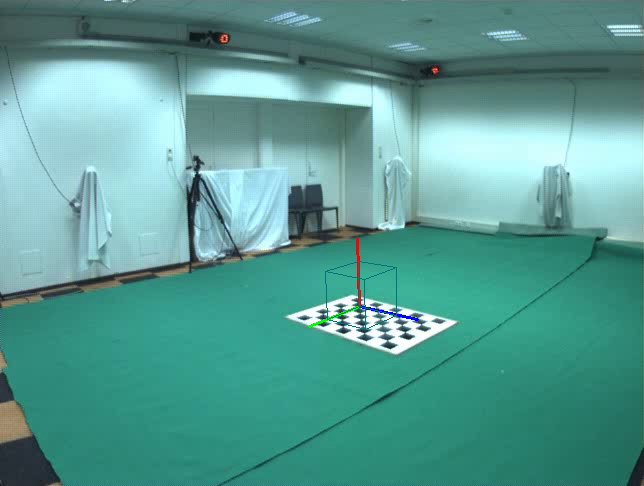
#> input picture voxel_based_3d_reconstruction/cam1.png, 644 x 486 px; its folder holds only this picture in this run
$ python -i offline_phase.py   (imports and definitions only)
#> lines starting #> are read from the running program, lines starting #| are printed output that depends on the picture
#> further down, picture is the input picture: shape (486, 644, 3); mean B, G, R 147.3, 155.4, 89.1
import numpy as np
import cv2 as cv
import glob

# From slides:
# Workflow offline:
# • Print checkerboard on piece of paper (or take a real one)
# • Measure the stride length and fill it in
# • Take a number of pictures with the camera
# • Determine camera parameters using OpenCV functions (browse!)
# • Now your camera is calibrated

# Arrays to store object points and image points from all the images.
objpoints = []  # 3d point in real world space
imgpoints = []  # 2d points in image plane.

cam_name = ''

# Create window with provided image
# [69 lines left out: functions show_image, draw_chessboard_corners, click_event, direction_step, interpolate_four_corners, determine_points_mannually, not called in this run]


# Improve image by making it black/white, adding blur and then smoothing it
def improve_image(img):
    gray = cv.cvtColor(img, cv.COLOR_BGR2GRAY)
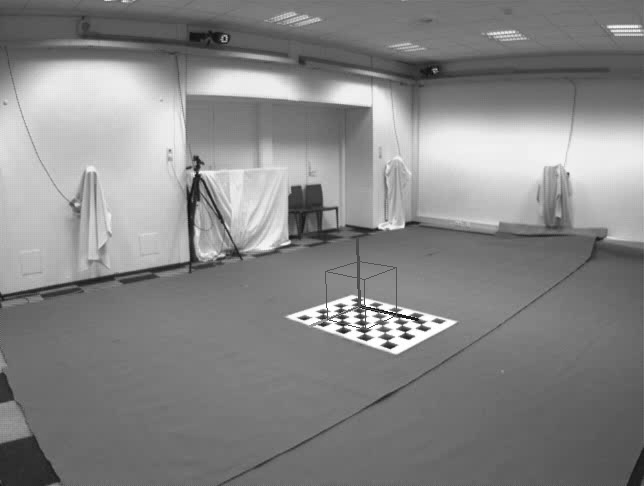
#> gray: shape (486, 644); min 11, max 255, mean 134.6
    smoothed = cv.GaussianBlur(gray, (0, 0), 3)
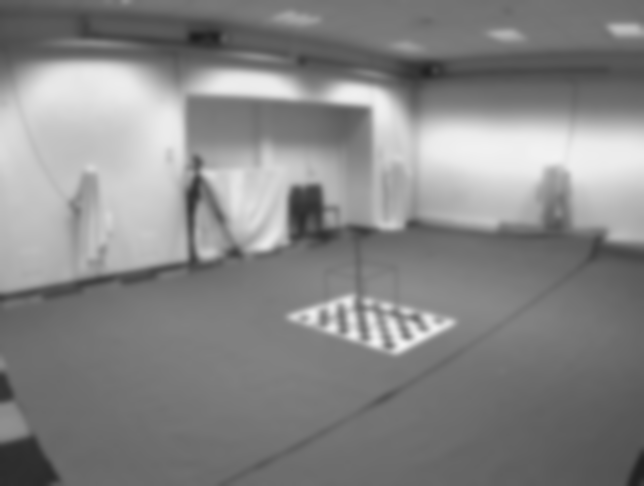
#> smoothed: shape (486, 644); min 30, max 243, mean 134.6
    return cv.addWeighted(gray, 2, smoothed, -1, 0)
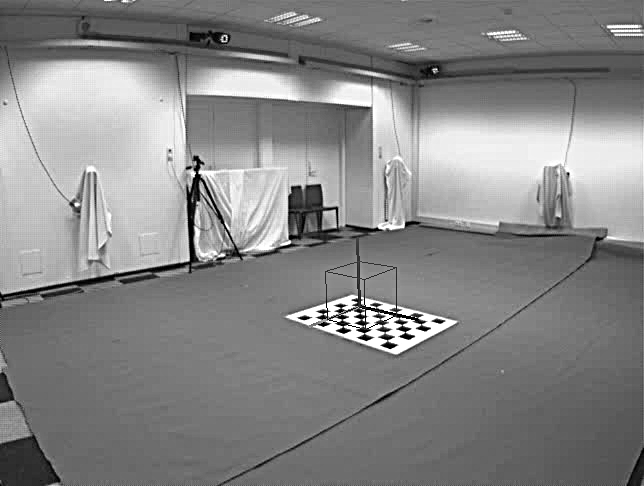
#> returned value: shape (486, 644); min 0, max 255, mean 134.3


# Try to find corners on image,
#   if corners not found, try to do it manually
# then try to place corners more precise and show the result on the image
# [43 lines left out: functions handle_image, calibrate_on_images, phase_1, not called in this run]


# Run 2:  use only ten images for which corner points were found automatically
def phase_2():
    auto_images = glob.glob('images/test/*.jpg')
    return calibrate_on_images(auto_images)


# Run 3: use only five out of the ten images in Run 2. In each run, you will calibrate the camera
# [24 lines left out: functions phase_3, execute_offline_phase, set_config, not called in this run]

>>> import cv2
>>> picture = cv2.imread('../cam1.png')
>>> result = improve_image(picture)

$ run again, on voxel_based_3d_reconstruction/cam2.png
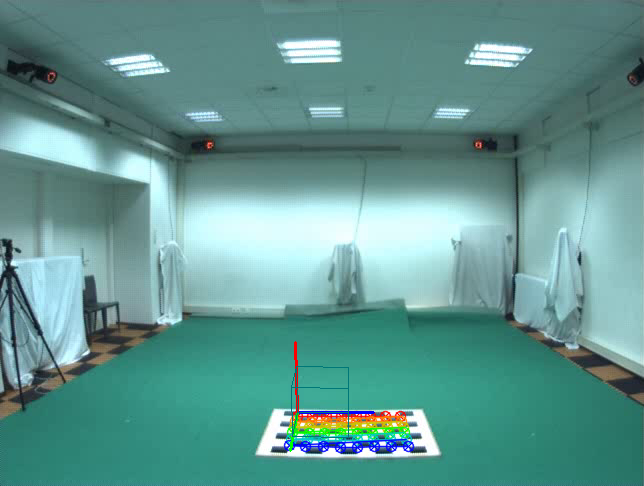
#> input picture voxel_based_3d_reconstruction/cam2.png, 644 x 486 px
#> picture is the input picture: shape (486, 644, 3); mean B, G, R 144, 149.5, 97.6
#> in improve_image, `smoothed = cv.GaussianBlur(gray, (0, 0), 3)`:
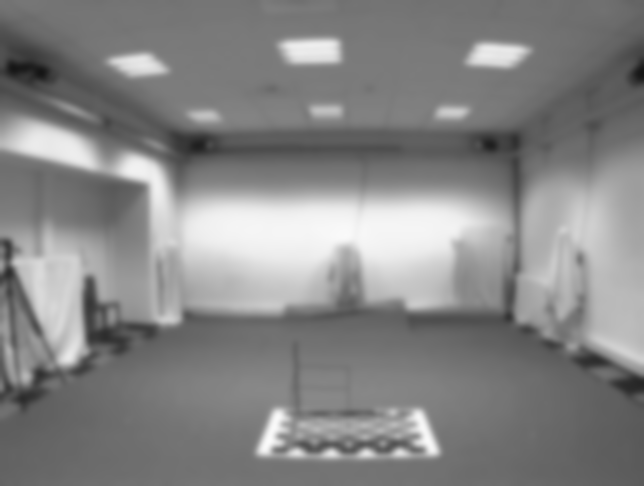
#> smoothed: shape (486, 644); min 21, max 251, mean 133.3
#> in improve_image, `return cv.addWeighted(gray, 2, smoothed, -1, 0)`:
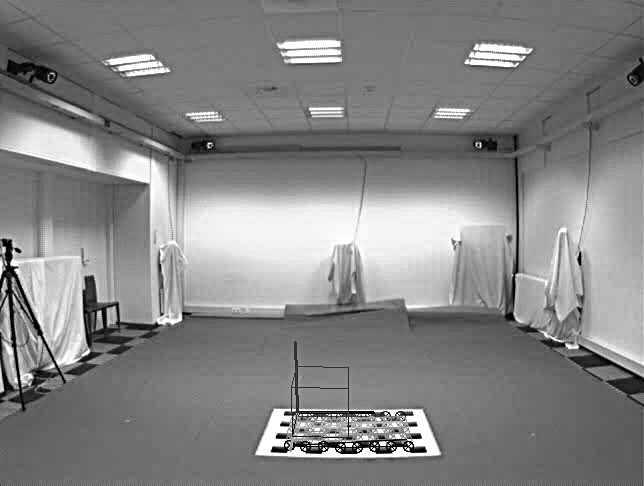
#> returned value: shape (486, 644); min 0, max 255, mean 133

$ run again, on voxel_based_3d_reconstruction/cam3.png
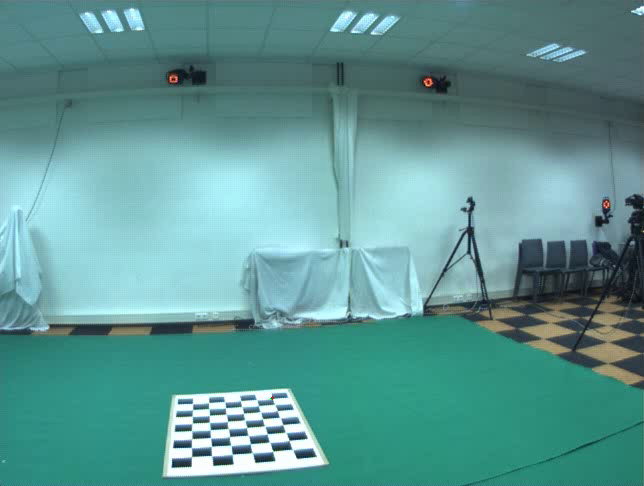
#> input picture voxel_based_3d_reconstruction/cam3.png, 644 x 486 px
#> picture is the input picture: shape (486, 644, 3); mean B, G, R 147.4, 150.1, 93.7
#> in improve_image, `smoothed = cv.GaussianBlur(gray, (0, 0), 3)`:
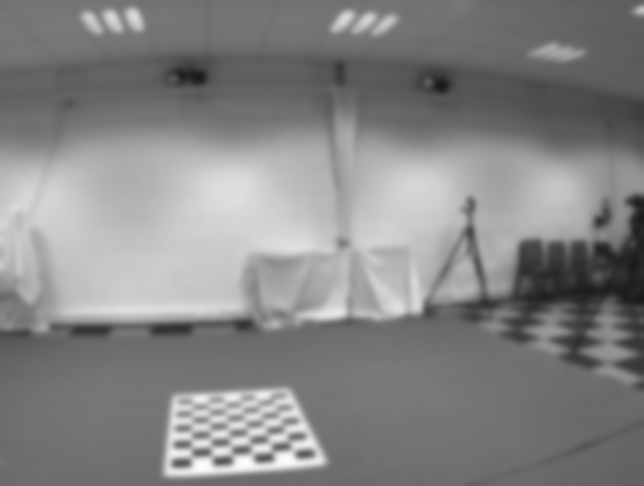
#> smoothed: shape (486, 644); min 24, max 252, mean 132.9
#> in improve_image, `return cv.addWeighted(gray, 2, smoothed, -1, 0)`:
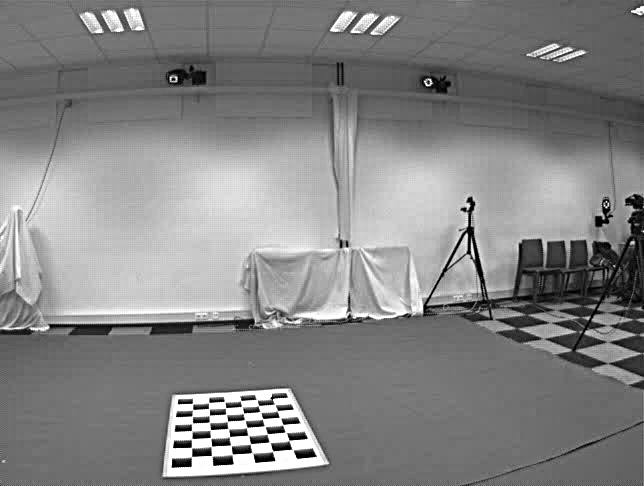
#> returned value: shape (486, 644); min 0, max 255, mean 132.3

$ run again, on voxel_based_3d_reconstruction/cam4.png
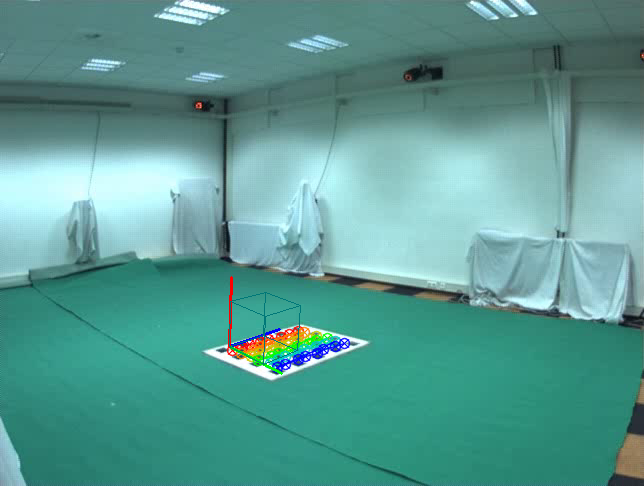
#> input picture voxel_based_3d_reconstruction/cam4.png, 644 x 486 px
#> picture is the input picture: shape (486, 644, 3); mean B, G, R 146.7, 154.1, 90.8
#> in improve_image, `smoothed = cv.GaussianBlur(gray, (0, 0), 3)`:
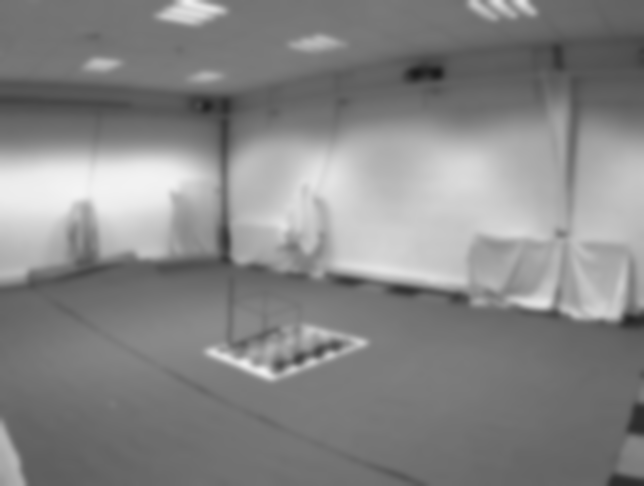
#> smoothed: shape (486, 644); min 26, max 243, mean 134.3
#> in improve_image, `return cv.addWeighted(gray, 2, smoothed, -1, 0)`:
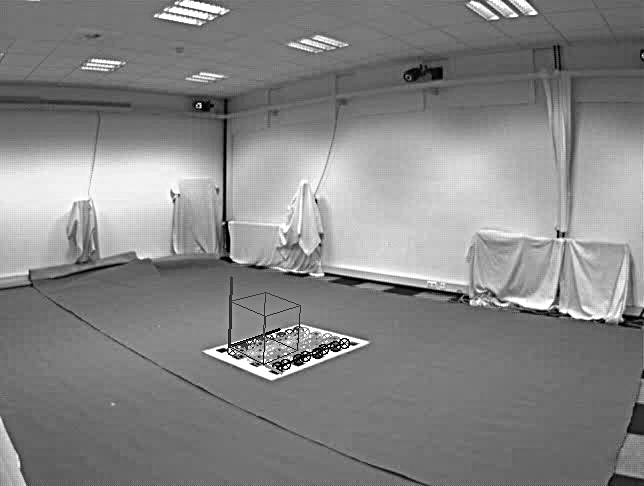
#> returned value: shape (486, 644); min 0, max 255, mean 134.1
